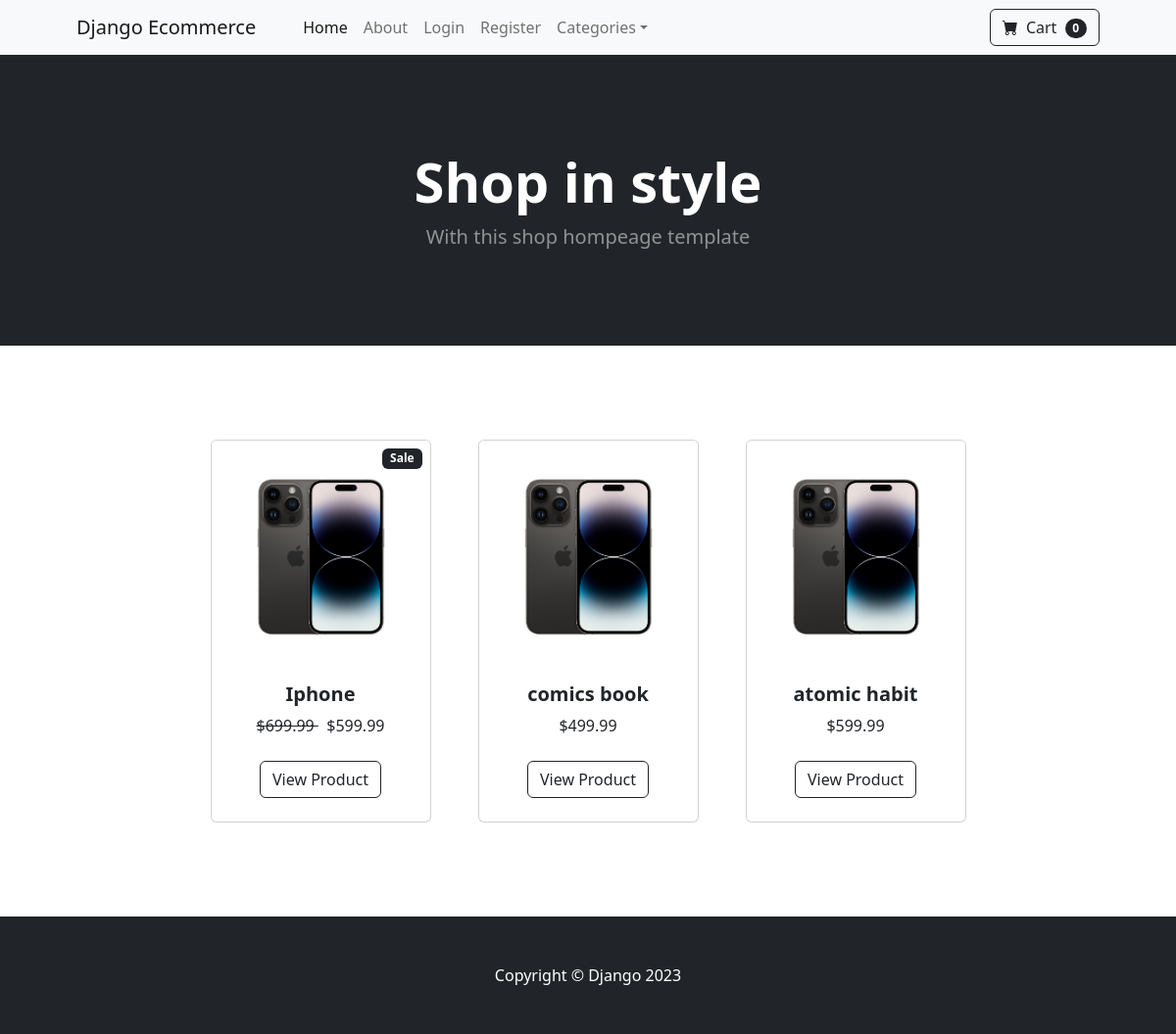
The page / on the database its author committed.
### store/models.py (models this page shows, shortened)
class Product(models.Model):
	name = models.CharField(max_length=100)
	price = models.DecimalField(default=0, decimal_places=2, max_digits=10)
	category = models.ForeignKey(Categories, on_delete=models.CASCADE, default=1)
	decs = models.CharField(max_length=1000, default='', blank=True, null=True)
	image = models.ImageField(upload_to='uploads/product/')
	is_sale = models.BooleanField(default=False)
	sale_price =models.DecimalField(default=0, decimal_places=2, max_digits=6)

### store/views.py (the view)
# urls.py: path('', views.home, name='home'),
def home(request):
	products = Product.objects.all()
	return render(request, 'home.html', {'products':products})

### cart/cart.py (called while the page is built)
	def __len__(self):
		return len(self.cart)

### cart/context_processors.py (called while the page is built)
def cart(request):
	return {'cart': Cart(request)}

### store/models.py (called while the page is built)
	def __str__(self):
		return self.name

### store/templates/home.html (shortened to what this page needs)
{% extends 'base.html' %}
{% block content %}
        <header class="bg-dark py-5">
            <div class="container px-4 px-lg-5 my-5">
                <div class="text-center text-white">
                    <h1 class="display-4 fw-bolder">Shop in style</h1>
                    <p class="lead fw-normal text-white-50 mb-0">With this shop hompeage template</p>
                </div>
            </div>
        </header>
        <section class="py-5">
            <div class="container px-4 px-lg-5 mt-5">
                <div class="row gx-4 gx-lg-5 row-cols-2 row-cols-md-3 row-cols-xl-4 justify-content-center">
                    {% for product in products %}
                        {% if product.is_sale %}
                        <div class="col mb-5">
                        <div class="card h-100">
                            <div class="badge bg-dark text-white position-absolute" style="top: 0.5rem;
                            right: 0.5rem">Sale</div>
                            <img class="card-img-top" src="{{ product.image.url }}" alt="..." />
                            <div class="card-body p-4">
                                <div class="text-center">
                                    <h5 class="fw-bolder">{{ product.name }}</h5>
                                    <strike>
                                    ${{ product.price }}
                                    </strike>
                                    &nbsp;
                                     ${{ product.sale_price }}
                                    <br/>
                                </div>
                            </div>
                            <div class="card-footer p-4 pt-0 border-top-0 bg-transparent">
                                <div class="text-center"><a class="btn btn-outline-dark mt-auto" href="{% url 'product' product.id %}">View Product</a></div>
                            </div>
                        </div>
                    </div>
                        {% else %}
                    <div class="col mb-5">
                        <div class="card h-100">
                            <img class="card-img-top" src="{{ product.image.url }}" alt="..." />
                            <div class="card-body p-4">
                                <div class="text-center">
                                    <h5 class="fw-bolder">{{ product.name }}</h5>
                                    ${{ product.price }}
                                    <br/>
                                </div>
                            </div>
                            <div class="card-footer p-4 pt-0 border-top-0 bg-transparent">
                                <div class="text-center"><a class="btn btn-outline-dark mt-auto" href="{% url 'product' product.id %}">View Product</a></div>
                            </div>
                        </div>
                    </div>
                        {% endif %}
                    {% endfor %}
                    </div>
                </div>
        </section>
{% endblock %}

### store/templates/base.html (shortened to what this page needs)
{% load static %}
<!DOCTYPE html>
<html lang="en">
    <head>
        <link href="https://cdn.jsdelivr.net/npm/bootstrap-icons@1.5.0/font/bootstrap-icons.css" rel="stylesheet" />
        <link href="{% static 'css/styles.css' %}" rel="stylesheet" />
    </head>
    <body>
        {% include 'navbar.html' %}
        {% block content %}
        {% endblock %}
        <footer class="py-5 bg-dark">
            <div class="container"><p class="m-0 text-center text-white">Copyright &copy; Django 2023</p></div>
        </footer>
    </body>
</html>

### store/templates/navbar.html (shortened to what this page needs)
        <nav class="navbar navbar-expand-lg navbar-light bg-light">
            <div class="container px-4 px-lg-5">
                <a class="navbar-brand" href="{% url 'home' %}">Django Ecommerce</a>
                <div class="collapse navbar-collapse" id="navbarSupportedContent">
                    <ul class="navbar-nav me-auto mb-2 mb-lg-0 ms-lg-4">
                        <li class="nav-item"><a class="nav-link active" aria-current="page" href="{% url 'home' %}">Home</a></li>
                        <li class="nav-item"><a class="nav-link" href="{% url 'about' %}">About</a></li>
            {% if user.is_authenticated %}
                <li class="nav-item"><a class="nav-link" href="{% url 'logout' %}">Logout</a></li>
                <li class="nav-item"><a class="nav-link" href="{% url 'update_user' %}">Profile</a></li>
            {% else %}
                <li class="nav-item"><a class="nav-link" href="{% url 'login' %}">Login</a></li>
                 <li class="nav-item"><a class="nav-link" href="{% url 'register' %}">Register</a></li>
            {% endif %}
                        <li class="nav-item dropdown">
                            <a class="nav-link dropdown-toggle" id="navbarDropdown" href="#" role="button" data-bs-toggle="dropdown" aria-expanded="false">Categories</a>
                        </li>
                    </ul>
                    <form class="d-flex">
<a href="{% url 'cart_summary' %}" class="btn btn-outline-dark"><i class="bi-cart-fill me-1"></i>
                            Cart
<span class="badge bg-dark text-white ms-1 rounded-pill" id="cart_quantity">{{ cart|length }}
</span></a>
                    </form>
                </div>
            </div>
        </nav>

### rows shown on the page
Product: image (picture), name "Iphone", price "699.99", sale_price "599.99"
Product: image (picture), name "comics book", price "499.99"
Product: image (picture), name "atomic habit", price "599.99"

### other values the page prints
{{ cart|length }} "0"
